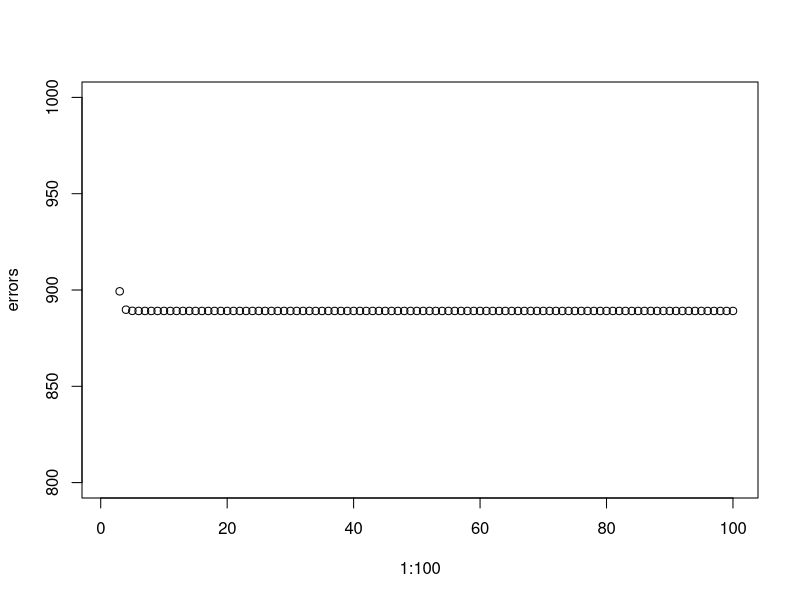
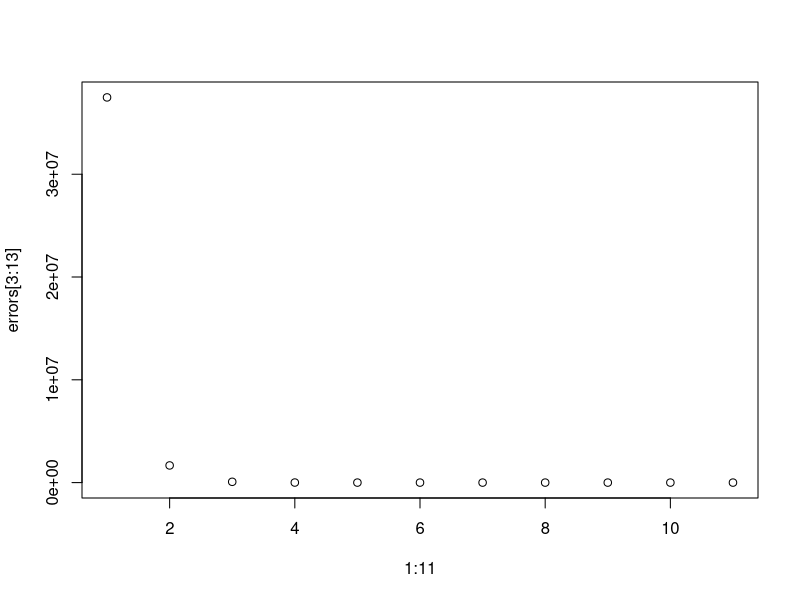

R code for these plots, in order:
## ---- chunk 1
set.seed(1)
p = 100
n = 1000
X = matrix(rnorm(n*p),n)
beta = matrix(rnorm(p))
eps = rnorm(n)
Y = X %*% beta +eps
dim(Y)
## ---- chunk 2
iter = 100
errors = rep(0, iter)
beta_hat = rep(0,p)
for(i in 1:iter){
  for(j in 1:p){
    a = Y - X%*% beta_hat + beta_hat[j]*X[,j]
    beta_hat[j] = lm(a~X[,j])$coef[2]
  }
  errors[i] = sum((Y-X%*%beta_hat)^2)
  print(c(i,errors[i]))
}
## ---- chunk 3
plot(1:100, errors, ylim=c(800,1000))
## ---- chunk 4
set.seed(1)
p = 100
n = 1000
x = matrix(ncol=p, nrow=n)
coefi = rep(NA, p)
for (i in 1:p) {
  x[,i] = rnorm(n)
  coefi[i] = rnorm(1) * 100
}
y = x %*% coefi + rnorm(n)
beta = rep(0, p)
max_iterations = 1000
errors = rep(NA, max_iterations + 1)
iter = 2
errors[1] = Inf
errors[2] = sum((y - x %*% beta)^2)
threshold = 0.0001
while (iter < max_iterations && errors[iter-1] - errors[iter] > threshold) {
  for (i in 1:p) {
    a = y - x %*% beta + beta[i] * x[,i] 
    beta[i] = lm(a~x[,i])$coef[2]
  }
  iter = iter + 1
  errors[iter] = sum((y - x %*% beta)^2)
  print(c(iter-2, errors[iter-1], errors[iter]))
}

plot(1:11, errors[3:13])

